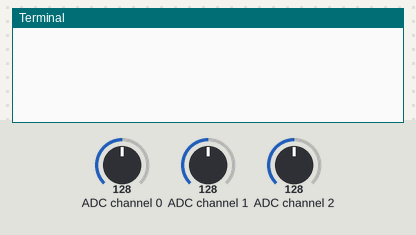
Bench run of a program on a simulated Raspberry Pi (BCM pin numbers). Parts: the last lines printed to the terminal. The inputs (shaded band) are chosen by the test bench; at power-on: ADC channel 0 = 128, ADC channel 1 = 128, ADC channel 2 = 128 (analog values on the 0–255 scale). Library files of the repository ran but are not shown: PCF8591.py.

Above: at 1.2 s.
1.3 s: ADC channel 0 set to 178
At 1.8 s:
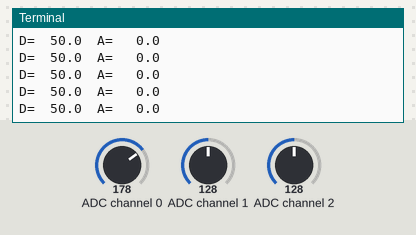
2.8 s: ADC channel 1 set to 178
At 3.5 s:
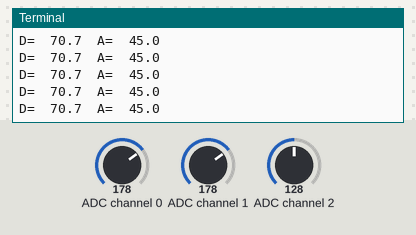
4.3 s: ADC channel 0 set to 224
At 5.1 s:
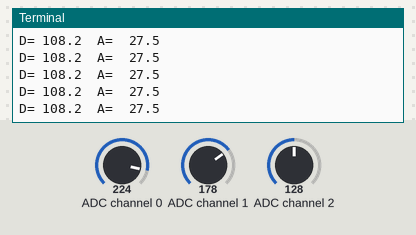
5.8 s: ADC channel 1 set to 76
At 6.6 s:
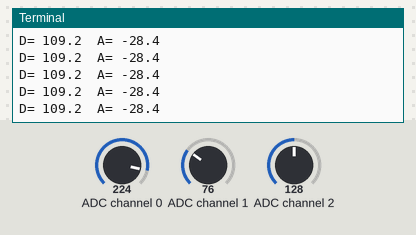
7.3 s: ADC channel 0 set to 127
At 7.9 s:
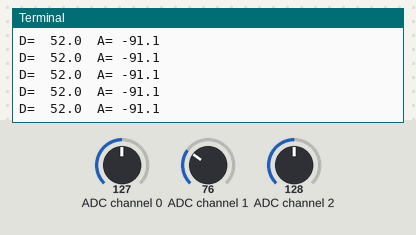
8.8 s: ADC channel 0 set to 76
At 9.7 s:
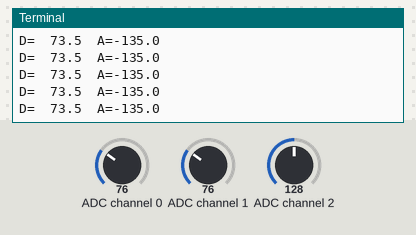

The program:

15d.py
```python
#!/usr/bin/env python
#------------------------------------------------------
#
#		This is a program for JoystickPS2 Module.
#
#		This program depend on PCF8591 ADC chip. Follow
#	the instruction book to connect the module and
#	ADC0832 to your Raspberry Pi.
#
#------------------------------------------------------
import PCF8591 as ADC
import time
import math

def setup():
	ADC.setup(0x48)					# Setup PCF8591

def loop():
	x,y,b = ADC.read(0), ADC.read(1), ADC.read(2)
	#print 'X={0:3d}  Y={1:3d}  B={2:3d}'.format(x,y,b)
	d = math.sqrt((x-128)*(x-128)+(y-128)*(y-128))
	if d>10:
		a = math.atan2(y-128, x-128)/math.pi*180
		print 'D={0:6.1f}  A={1:6.1f}'.format(d,a)

def destroy():
	pass

if __name__ == '__main__':		# Program start from here
	setup()
	try:
		while True:
			loop()
	except KeyboardInterrupt:  	# When 'Ctrl+C' is pressed, the child program destroy() will be  executed.
		destroy()
```

Measured:
- after the input at 1.3 s, the terminal: prints a new line at once (image 1)
- after the input at 2.8 s, the terminal: prints a new line at once (image 2)
- after the input at 4.3 s, the terminal: prints a new line at once (image 3)
- after the input at 5.8 s, the terminal: prints a new line at once (image 4)
- after the input at 7.3 s, the terminal: prints a new line at once (image 5)
- after the input at 8.8 s, the terminal: prints a new line at once (image 6)
